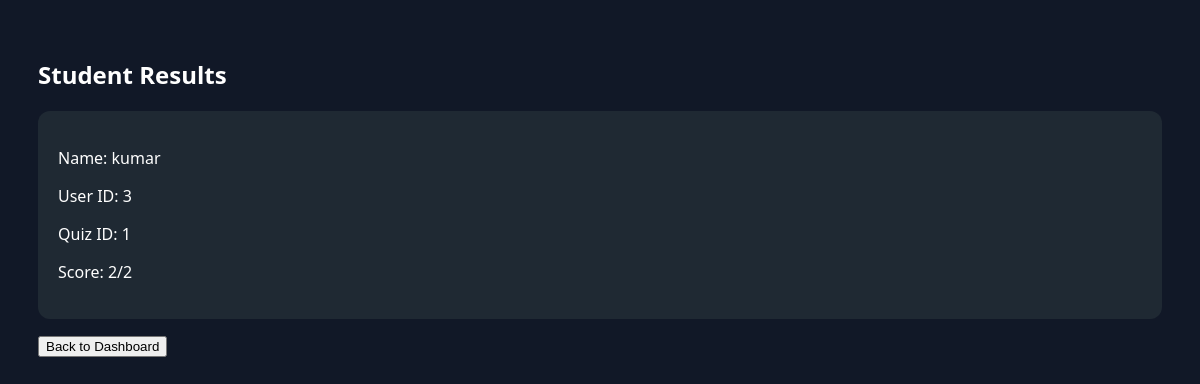
Before: /student-results with the older database file.
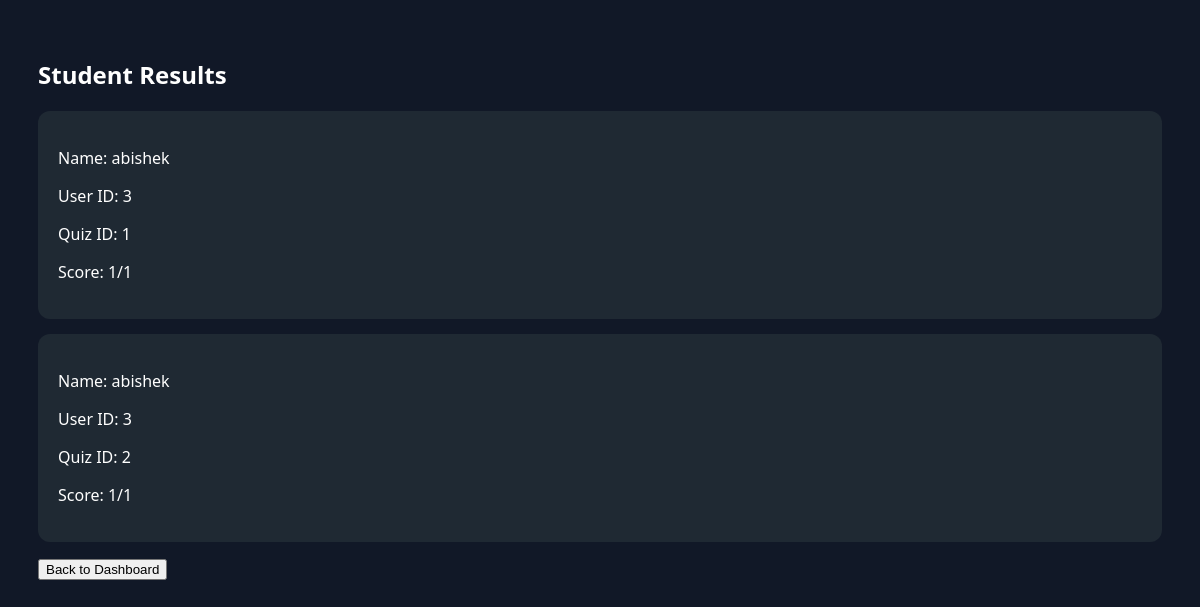
After: the same page with the newer database file.
### controller/models.py (models this page shows)
class Results(db.Model):
    __tablename__ = 'results'
    result_id = db.Column(db.Integer, primary_key=True)
    student_id = db.Column(db.Integer, db.ForeignKey('student.student_id'), nullable=False)
    quiz_id = db.Column(db.Integer, db.ForeignKey('quizzes.quiz_id'), nullable=False)
    score = db.Column(db.Integer, nullable=False)
    total_questions = db.Column(db.Integer, nullable=False)

class User(db.Model):
    __tablename__ = 'user'
    user_id = db.Column(db.Integer, primary_key=True, autoincrement=True)
    username = db.Column(db.String(80), unique=True, nullable=False)
    email = db.Column(db.String(120), unique=True, nullable=False)
    password_hash = db.Column(db.String(128), nullable=False)
    profile_pic = db.Column(db.String(255), default='default.png')   # ✅ ADD THIS
    roles = db.relationship('Role', secondary = 'user_role', backref = db.backref('users', lazy = True, uselist = False))
    student_details = db.relationship('Student', backref = 'user', lazy = True, uselist = False)
    staff_details = db.relationship('Staff', backref = 'user', lazy = True, uselist = False)

### main.py (the view)
@app.route('/student-results')
def student_results():
    results = db.session.query(
        Results, User.username, User.user_id
    ).join(Student, Results.student_id == Student.student_id)\
     .join(User, Student.user_id == User.user_id).all()
    return render_template('student_results.html', results=results)

### templates/student_results.html (shortened to what this page needs)
<!DOCTYPE html>
<html>
<head>
</head>
<body>
<h2>Student Results</h2>
{% for r,u_name,u_id in results %}
<div class="card">
<p>Name: {{ u_name }}</p>
<p>User ID: {{ u_id }}</p>
<p>Quiz ID: {{ r.quiz_id }}</p>
<p>Score: {{ r.score }}/{{ r.total_questions }}</p>
</div>
{% endfor %}
<button onclick="window.location.href='/staff-dashboard'">
    Back to Dashboard
</button>
</body>
</html>

### templates/student_results.html (style rules this page uses)
body { background:#111827; color:white; padding:30px; font-family:Segoe UI; }
.card { background:#1f2933; padding:20px; border-radius:12px; margin-bottom:15px; }

Changed rows visible on the page:
changed Results (number 1 of 2 on the later page): username "kumar" → "abishek"; score "2" → "1"; total_questions "2" → "1"
added Results: username "abishek", u_id "3", quiz_id "2", score "1", total_questions "1"
